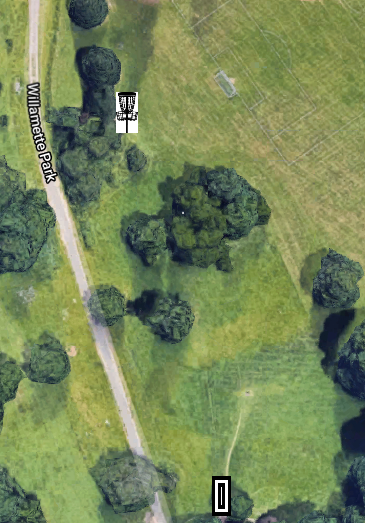
#> input picture Hole3WillamettePark.jpg, 365 x 523 px, found by its file name
$ python HeatMap.py
#> lines starting #> are read from the running program, lines starting #| are printed output that depends on the picture
from PIL import Image, ImageDraw
from numpy import mean
class Hole:
    size_x = 365
    size_y = 523
    par = 3
    teepad_x = 222
    teepad_y = 495
    cage_x = 127
    cage_y = 116
    image = "/Users/rchesla/Downloads/Hole3WillamettePark.JPG"

class HeatMap:
    image = ''

class Shots:
    lon = [173, 150, 245, 171, 130, 40, 170, 137, 155, 91, 89, 123, 127, 139, 113, 214, 144, 146]
    lat = [351, 130, 255, 250, 260, 400, 130, 127, 188, 212, 150, 152, 130, 113, 118, 96, 139, 65]
    score = [5, 2, 5, 3, 4, 7, 3, 2, 3, 4, 3, 2, 2, 2, 2, 3, 2, 3]

# [6 lines of commented-out code are left out]
worse = (255, 255, 0)
tb = (255, 255, 0)
db = (255, 225, 0)
bogey = (255, 150, 0)
par = (255, 75, 0)
birdie = (255, 0, 0)

Dict = {}
im1 = Image.open(Hole.image);
#> im1 is the input picture: PIL image 365x523 RGB; mean R, G, B 118.4, 134.9, 88.4
im2 = Image.new('RGB', (Hole.size_x, Hole.size_y), color = 'white')
#> im2: PIL image 365x523 RGB; every value is 255
for i in range(len(Shots.lon)):
    for j in range(-25, 25):
        for k in range(-25, 25):
            if (j*j) + (k*k) < 625:
                if Shots.score[i] <= 2:
                    if (Shots.lon[i] + k, Shots.lat[i] + j) not in Dict:
                        Dict[Shots.lon[i] + k, Shots.lat[i] + j] = birdie
                        im2.putpixel((Shots.lon[i] + k, Shots.lat[i] + j), birdie)
                    else:
                        colors = (Dict[Shots.lon[i] + k, Shots.lat[i] + j], birdie)
                        im2.putpixel((Shots.lon[i] + k, Shots.lat[i] + j), tuple(list(map(int,tuple(map(mean, zip(*colors)))))))

                elif Shots.score[i] == 3:
                    if (Shots.lon[i] + k, Shots.lat[i] + j) not in Dict:
                        Dict[Shots.lon[i] + k, Shots.lat[i] + j] = par
                        im2.putpixel((Shots.lon[i] + k, Shots.lat[i] + j), par)
                    else:
                        colors = (Dict[Shots.lon[i] + k, Shots.lat[i] + j], par)

                        im2.putpixel((Shots.lon[i] + k, Shots.lat[i] + j), tuple(list(map(int,tuple(map(mean, zip(*colors)))))))
                elif Shots.score[i] == 4:
                    if (Shots.lon[i] + k, Shots.lat[i] + j) not in Dict:
                        Dict[Shots.lon[i] + k, Shots.lat[i] + j] = bogey
                        im2.putpixel((Shots.lon[i] + k, Shots.lat[i] + j), bogey)
                    else:
                        colors = (Dict[Shots.lon[i] + k, Shots.lat[i] + j], bogey)
                        im2.putpixel((Shots.lon[i] + k, Shots.lat[i] + j), tuple(list(map(int,tuple(map(mean, zip(*colors)))))))
                elif Shots.score[i] == 5:
                    if (Shots.lon[i] + k, Shots.lat[i] + j) not in Dict:
                        Dict[Shots.lon[i] + k, Shots.lat[i] + j] = db
                        im2.putpixel((Shots.lon[i] + k, Shots.lat[i] + j), db)
                    else:
                        colors = (Dict[Shots.lon[i] + k, Shots.lat[i] + j], db)
                        im2.putpixel((Shots.lon[i] + k, Shots.lat[i] + j), tuple(list(map(int,tuple(map(mean, zip(*colors)))))))
                else:
                    if (Shots.lon[i] + k, Shots.lat[i] + j) not in Dict:
                        Dict[Shots.lon[i] + k, Shots.lat[i] + j] = tb
                        im2.putpixel((Shots.lon[i] + k, Shots.lat[i] + j), tb)
                    else:
                        colors = (Dict[Shots.lon[i] + k, Shots.lat[i] + j], tb)
                        im2.putpixel((Shots.lon[i] + k, Shots.lat[i] + j), tuple(list(map(int,tuple(map(mean, zip(*colors)))))))
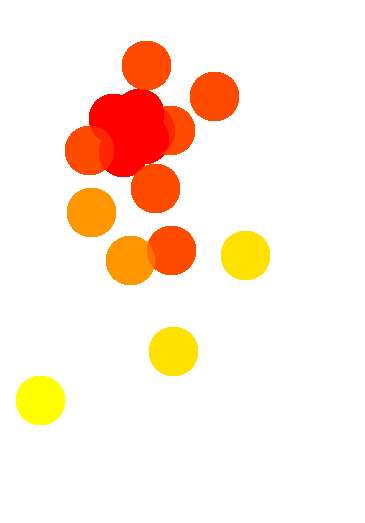
#> im2: PIL image 365x523 RGB; mean R, G, B 255, 235.5, 221.3
#> after the loop, Dict = 25262 items


result = Image.blend(im1, im2, alpha=0.4)
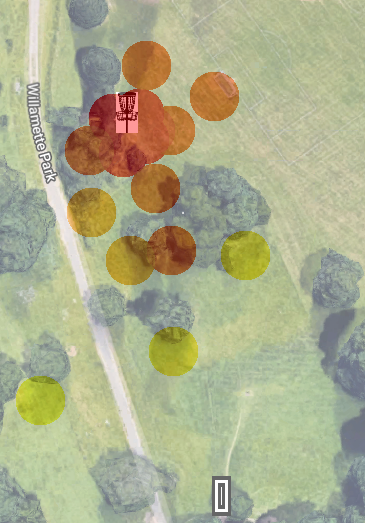
#> result: PIL image 365x523 RGB; mean R, G, B 172.6, 174.7, 141.2
result.show()

#result.save('testheatmap1.png')
